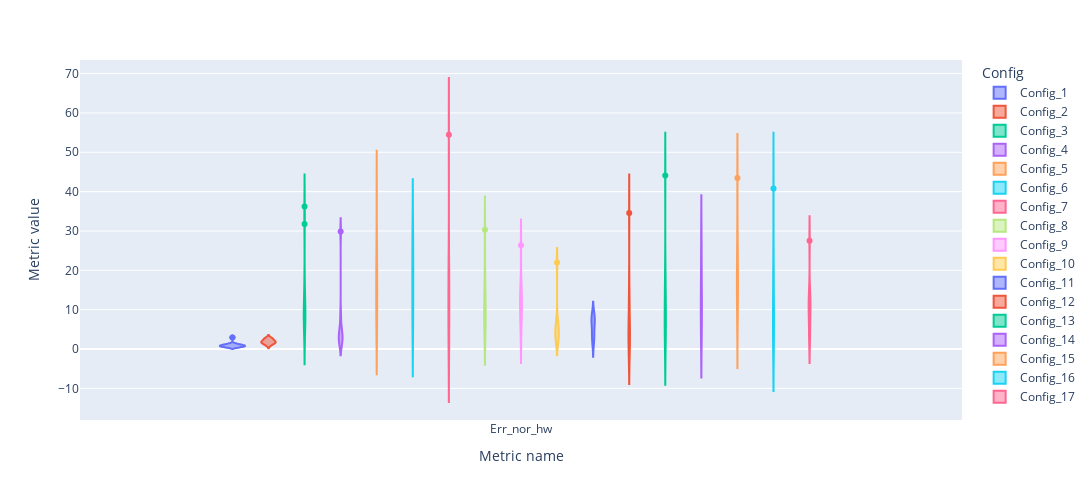

The notebook cell saved with this chart:
### Markdown cell above
### Normal highway

### Code cell
fig = px.violin(nor_hw, y='Metric value', x='Metric name', color='Config', box=False, height=500, width=1200)
fig.show()

### Figure 1 — Plotly figure (JSON) as saved in the notebook; plotly's stock layout.template omitted (floating-point values rounded to 4 significant figures)
{"data": [{"alignmentgroup": "True", "box": {"visible": false}, "hovertemplate": "Config=Config_1<br>Metric name=%{x}<br>Metric value=%{y}<extra></extra>", "legendgroup": "Config_1", "marker": {"color": "#636efa"}, "name": "Config_1", "offsetgroup": "Config_1", "orientation": "v", "scalegroup": "True", "showlegend": true, "type": "violin", "x": ["Err_nor_hw", "Err_nor_hw", "Err_nor_hw", "Err_nor_hw", "Err_nor_hw", "Err_nor_hw", "Err_nor_hw", "Err_nor_hw", "Err_nor_hw", "Err_nor_hw"], "x0": " ", "xaxis": "x", "y": [0.8197, 0.6557, 0.4918, 0.8197, 0.4918, 0.8197, 2.951, 1.148, 1.311, 0.9836], "y0": " ", "yaxis": "y"}, {"alignmentgroup": "True", "box": {"visible": false}, "hovertemplate": "Config=Config_2<br>Metric name=%{x}<br>Metric value=%{y}<extra></extra>", "legendgroup": "Config_2", "marker": {"color": "#EF553B"}, "name": "Config_2", "offsetgroup": "Config_2", "orientation": "v", "scalegroup": "True", "showlegend": true, "type": "violin", "x": ["Err_nor_hw", "Err_nor_hw", "Err_nor_hw", "Err_nor_hw", "Err_nor_hw", "Err_nor_hw", "Err_nor_hw", "Err_nor_hw", "Err_nor_hw", "Err_nor_hw"], "x0": " ", "xaxis": "x", "y": [0.9836, 1.148, 2.787, 1.639, 1.803, 1.803, 2.623, 1.639, 2.459, 1.967], "y0": " ", "yaxis": "y"}, {"alignmentgroup": "True", "box": {"visible": false}, "hovertemplate": "Config=Config_3<br>Metric name=%{x}<br>Metric value=%{y}<extra></extra>", "legendgroup": "Config_3", "marker": {"color": "#00cc96"}, "name": "Config_3", "offsetgroup": "Config_3", "orientation": "v", "scalegroup": "True", "showlegend": true, "type": "violin", "x": ["Err_nor_hw", "Err_nor_hw", "Err_nor_hw", "Err_nor_hw", "Err_nor_hw", "Err_nor_hw", "Err_nor_hw", "Err_nor_hw", "Err_nor_hw", "Err_nor_hw"], "x0": " ", "xaxis": "x", "y": [16.39, 9.18, 9.508, 10.66, 9.672, 6.557, 8.197, 4.262, 31.8, 36.23], "y0": " ", "yaxis": "y"}, {"alignmentgroup": "True", "box": {"visible": false}, "hovertemplate": "Config=Config_4<br>Metric name=%{x}<br>Metric value=%{y}<extra></extra>", "legendgroup": "Config_4", "marker": {"color": "#ab63fa"}, "name": "Config_4", "offsetgroup": "Config_4", "orientation": "v", "scalegroup": "True", "showlegend": true, "type": "violin", "x": ["Err_nor_hw", "Err_nor_hw", "Err_nor_hw", "Err_nor_hw", "Err_nor_hw", "Err_nor_hw", "Err_nor_hw", "Err_nor_hw", "Err_nor_hw", "Err_nor_hw"], "x0": " ", "xaxis": "x", "y": [2.131, 4.262, 3.443, 29.84, 1.967, 1.803, 3.934, 5.41, 8.689, 1.967], "y0": " ", "yaxis": "y"}, {"alignmentgroup": "True", "box": {"visible": false}, "hovertemplate": "Config=Config_5<br>Metric name=%{x}<br>Metric value=%{y}<extra></extra>", "legendgroup": "Config_5", "marker": {"color": "#FFA15A"}, "name": "Config_5", "offsetgroup": "Config_5", "orientation": "v", "scalegroup": "True", "showlegend": true, "type": "violin", "x": ["Err_nor_hw", "Err_nor_hw", "Err_nor_hw", "Err_nor_hw", "Err_nor_hw", "Err_nor_hw", "Err_nor_hw", "Err_nor_hw", "Err_nor_hw", "Err_nor_hw"], "x0": " ", "xaxis": "x", "y": [22.3, 15.25, 20.66, 13.61, 5.246, 12.46, 10.66, 5.082, 23.77, 38.85], "y0": " ", "yaxis": "y"}, {"alignmentgroup": "True", "box": {"visible": false}, "hovertemplate": "Config=Config_6<br>Metric name=%{x}<br>Metric value=%{y}<extra></extra>", "legendgroup": "Config_6", "marker": {"color": "#19d3f3"}, "name": "Config_6", "offsetgroup": "Config_6", "orientation": "v", "scalegroup": "True", "showlegend": true, "type": "violin", "x": ["Err_nor_hw", "Err_nor_hw", "Err_nor_hw", "Err_nor_hw", "Err_nor_hw", "Err_nor_hw", "Err_nor_hw", "Err_nor_hw", "Err_nor_hw", "Err_nor_hw"], "x0": " ", "xaxis": "x", "y": [11.48, 31.15, 27.38, 19.51, 18.2, 20.49, 9.344, 5.082, 26.23, 7.869], "y0": " ", "yaxis": "y"}, {"alignmentgroup": "True", "box": {"visible": false}, "hovertemplate": "Config=Config_7<br>Metric name=%{x}<br>Metric value=%{y}<extra></extra>", "legendgroup": "Config_7", "marker": {"color": "#FF6692"}, "name": "Config_7", "offsetgroup": "Config_7", "orientation": "v", "scalegroup": "True", "showlegend": true, "type": "violin", "x": ["Err_nor_hw", "Err_nor_hw", "Err_nor_hw", "Err_nor_hw", "Err_nor_hw", "Err_nor_hw", "Err_nor_hw", "Err_nor_hw", "Err_nor_hw", "Err_nor_hw"], "x0": " ", "xaxis": "x", "y": [18.36, 6.557, 0.9836, 2.951, 54.43, 20.66, 16.56, 3.77, 11.64, 15.25], "y0": " ", "yaxis": "y"}, {"alignmentgroup": "True", "box": {"visible": false}, "hovertemplate": "Config=Config_8<br>Metric name=%{x}<br>Metric value=%{y}<extra></extra>", "legendgroup": "Config_8", "marker": {"color": "#B6E880"}, "name": "Config_8", "offsetgroup": "Config_8", "orientation": "v", "scalegroup": "True", "showlegend": true, "type": "violin", "x": ["Err_nor_hw", "Err_nor_hw", "Err_nor_hw", "Err_nor_hw", "Err_nor_hw", "Err_nor_hw", "Err_nor_hw", "Err_nor_hw", "Err_nor_hw", "Err_nor_hw"], "x0": " ", "xaxis": "x", "y": [4.426, 5.082, 30.33, 20.66, 8.852, 9.344, 15.08, 12.79, 10.49, 6.557], "y0": " ", "yaxis": "y"}, {"alignmentgroup": "True", "box": {"visible": false}, "hovertemplate": "Config=Config_9<br>Metric name=%{x}<br>Metric value=%{y}<extra></extra>", "legendgroup": "Config_9", "marker": {"color": "#FF97FF"}, "name": "Config_9", "offsetgroup": "Config_9", "orientation": "v", "scalegroup": "True", "showlegend": true, "type": "violin", "x": ["Err_nor_hw", "Err_nor_hw", "Err_nor_hw", "Err_nor_hw", "Err_nor_hw", "Err_nor_hw", "Err_nor_hw", "Err_nor_hw", "Err_nor_hw", "Err_nor_hw"], "x0": " ", "xaxis": "x", "y": [7.049, 14.59, 26.39, 15.08, 8.033, 9.836, 10.16, 2.951, 14.26, 12.13], "y0": " ", "yaxis": "y"}, {"alignmentgroup": "True", "box": {"visible": false}, "hovertemplate": "Config=Config_10<br>Metric name=%{x}<br>Metric value=%{y}<extra></extra>", "legendgroup": "Config_10", "marker": {"color": "#FECB52"}, "name": "Config_10", "offsetgroup": "Config_10", "orientation": "v", "scalegroup": "True", "showlegend": true, "type": "violin", "x": ["Err_nor_hw", "Err_nor_hw", "Err_nor_hw", "Err_nor_hw", "Err_nor_hw", "Err_nor_hw", "Err_nor_hw", "Err_nor_hw", "Err_nor_hw", "Err_nor_hw"], "x0": " ", "xaxis": "x", "y": [21.97, 2.131, 2.787, 6.557, 2.131, 4.918, 7.213, 4.754, 4.426, 3.77], "y0": " ", "yaxis": "y"}, {"alignmentgroup": "True", "box": {"visible": false}, "hovertemplate": "Config=Config_11<br>Metric name=%{x}<br>Metric value=%{y}<extra></extra>", "legendgroup": "Config_11", "marker": {"color": "#636efa"}, "name": "Config_11", "offsetgroup": "Config_11", "orientation": "v", "scalegroup": "True", "showlegend": true, "type": "violin", "x": ["Err_nor_hw", "Err_nor_hw", "Err_nor_hw", "Err_nor_hw", "Err_nor_hw", "Err_nor_hw", "Err_nor_hw", "Err_nor_hw", "Err_nor_hw", "Err_nor_hw"], "x0": " ", "xaxis": "x", "y": [7.541, 8.525, 7.705, 6.885, 8.361, 2.459, 1.475, 6.066, 3.607, 3.77], "y0": " ", "yaxis": "y"}, {"alignmentgroup": "True", "box": {"visible": false}, "hovertemplate": "Config=Config_12<br>Metric name=%{x}<br>Metric value=%{y}<extra></extra>", "legendgroup": "Config_12", "marker": {"color": "#EF553B"}, "name": "Config_12", "offsetgroup": "Config_12", "orientation": "v", "scalegroup": "True", "showlegend": true, "type": "violin", "x": ["Err_nor_hw", "Err_nor_hw", "Err_nor_hw", "Err_nor_hw", "Err_nor_hw", "Err_nor_hw", "Err_nor_hw", "Err_nor_hw", "Err_nor_hw", "Err_nor_hw"], "x0": " ", "xaxis": "x", "y": [4.426, 13.93, 3.279, 4.098, 34.59, 0.8197, 2.459, 1.475, 4.426, 12.3], "y0": " ", "yaxis": "y"}, {"alignmentgroup": "True", "box": {"visible": false}, "hovertemplate": "Config=Config_13<br>Metric name=%{x}<br>Metric value=%{y}<extra></extra>", "legendgroup": "Config_13", "marker": {"color": "#00cc96"}, "name": "Config_13", "offsetgroup": "Config_13", "orientation": "v", "scalegroup": "True", "showlegend": true, "type": "violin", "x": ["Err_nor_hw", "Err_nor_hw", "Err_nor_hw", "Err_nor_hw", "Err_nor_hw", "Err_nor_hw", "Err_nor_hw", "Err_nor_hw", "Err_nor_hw", "Err_nor_hw"], "x0": " ", "xaxis": "x", "y": [1.803, 44.1, 17.21, 17.38, 6.23, 6.885, 11.8, 8.197, 1.967, 8.525], "y0": " ", "yaxis": "y"}, {"alignmentgroup": "True", "box": {"visible": false}, "hovertemplate": "Config=Config_14<br>Metric name=%{x}<br>Metric value=%{y}<extra></extra>", "legendgroup": "Config_14", "marker": {"color": "#ab63fa"}, "name": "Config_14", "offsetgroup": "Config_14", "orientation": "v", "scalegroup": "True", "showlegend": true, "type": "violin", "x": ["Err_nor_hw", "Err_nor_hw", "Err_nor_hw", "Err_nor_hw", "Err_nor_hw", "Err_nor_hw", "Err_nor_hw", "Err_nor_hw", "Err_nor_hw", "Err_nor_hw"], "x0": " ", "xaxis": "x", "y": [12.13, 27.87, 15.74, 9.016, 12.3, 25.41, 4.098, 3.934, 17.54, 5.902], "y0": " ", "yaxis": "y"}, {"alignmentgroup": "True", "box": {"visible": false}, "hovertemplate": "Config=Config_15<br>Metric name=%{x}<br>Metric value=%{y}<extra></extra>", "legendgroup": "Config_15", "marker": {"color": "#FFA15A"}, "name": "Config_15", "offsetgroup": "Config_15", "orientation": "v", "scalegroup": "True", "showlegend": true, "type": "violin", "x": ["Err_nor_hw", "Err_nor_hw", "Err_nor_hw", "Err_nor_hw", "Err_nor_hw", "Err_nor_hw", "Err_nor_hw", "Err_nor_hw", "Err_nor_hw", "Err_nor_hw"], "x0": " ", "xaxis": "x", "y": [9.18, 19.02, 6.393, 13.61, 16.39, 43.44, 15.74, 18.85, 28.2, 24.92], "y0": " ", "yaxis": "y"}, {"alignmentgroup": "True", "box": {"visible": false}, "hovertemplate": "Config=Config_16<br>Metric name=%{x}<br>Metric value=%{y}<extra></extra>", "legendgroup": "Config_16", "marker": {"color": "#19d3f3"}, "name": "Config_16", "offsetgroup": "Config_16", "orientation": "v", "scalegroup": "True", "showlegend": true, "type": "violin", "x": ["Err_nor_hw", "Err_nor_hw", "Err_nor_hw", "Err_nor_hw", "Err_nor_hw", "Err_nor_hw", "Err_nor_hw", "Err_nor_hw", "Err_nor_hw", "Err_nor_hw"], "x0": " ", "xaxis": "x", "y": [3.934, 3.443, 12.46, 6.066, 22.13, 40.82, 18.36, 4.918, 4.098, 10.33], "y0": " ", "yaxis": "y"}, {"alignmentgroup": "True", "box": {"visible": false}, "hovertemplate": "Config=Config_17<br>Metric name=%{x}<br>Metric value=%{y}<extra></extra>", "legendgroup": "Config_17", "marker": {"color": "#FF6692"}, "name": "Config_17", "offsetgroup": "Config_17", "orientation": "v", "scalegroup": "True", "showlegend": true, "type": "violin", "x": ["Err_nor_hw", "Err_nor_hw", "Err_nor_hw", "Err_nor_hw", "Err_nor_hw", "Err_nor_hw", "Err_nor_hw", "Err_nor_hw", "Err_nor_hw", "Err_nor_hw"], "x0": " ", "xaxis": "x", "y": [13.28, 12.3, 12.95, 27.54, 7.869, 2.623, 6.721, 2.951, 11.31, 10.16], "y0": " ", "yaxis": "y"}], "layout": {"height": 500, "legend": {"title": {"text": "Config"}, "tracegroupgap": 0}, "margin": {"t": 60}, "violinmode": "group", "width": 1200, "xaxis": {"anchor": "y", "domain": [0, 1], "title": {"text": "Metric name"}}, "yaxis": {"anchor": "x", "domain": [0, 1], "title": {"text": "Metric value"}}}}
